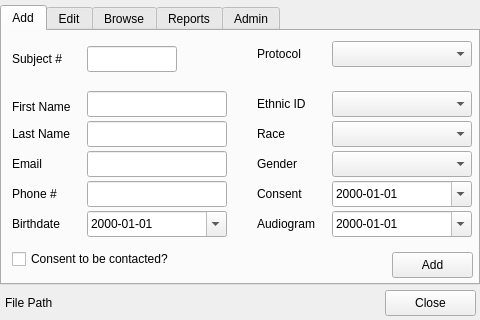
<?xml version="1.0" encoding="UTF-8"?>
<ui version="4.0">
 <class>Form</class>
 <widget class="QWidget" name="Form">
  <property name="geometry">
   <rect>
    <x>0</x>
    <y>0</y>
    <width>480</width>
    <height>320</height>
   </rect>
  </property>
  <property name="windowTitle">
   <string>Form</string>
  </property>
  <widget class="QTabWidget" name="tabWidget">
   <property name="geometry">
    <rect>
     <x>0</x>
     <y>5</y>
     <width>480</width>
     <height>280</height>
    </rect>
   </property>
   <property name="currentIndex">
    <number>0</number>
   </property>
   <widget class="QWidget" name="tab">
    <attribute name="title">
     <string>Add</string>
    </attribute>
    <widget class="QLabel" name="label">
     <property name="geometry">
      <rect>
       <x>10</x>
       <y>65</y>
       <width>80</width>
       <height>21</height>
      </rect>
     </property>
     <property name="text">
      <string>First Name</string>
     </property>
    </widget>
    <widget class="QLabel" name="label_2">
     <property name="geometry">
      <rect>
       <x>10</x>
       <y>95</y>
       <width>80</width>
       <height>16</height>
      </rect>
     </property>
     <property name="text">
      <string>Last Name</string>
     </property>
    </widget>
    <widget class="QLabel" name="label_3">
     <property name="geometry">
      <rect>
       <x>10</x>
       <y>125</y>
       <width>80</width>
       <height>16</height>
      </rect>
     </property>
     <property name="text">
      <string>Email</string>
     </property>
    </widget>
    <widget class="QLabel" name="label_4">
     <property name="geometry">
      <rect>
       <x>10</x>
       <y>155</y>
       <width>80</width>
       <height>16</height>
      </rect>
     </property>
     <property name="text">
      <string>Phone #</string>
     </property>
    </widget>
    <widget class="QLabel" name="label_5">
     <property name="geometry">
      <rect>
       <x>10</x>
       <y>185</y>
       <width>80</width>
       <height>16</height>
      </rect>
     </property>
     <property name="text">
      <string>Birthdate</string>
     </property>
    </widget>
    <widget class="QLabel" name="label_6">
     <property name="geometry">
      <rect>
       <x>10</x>
       <y>20</y>
       <width>80</width>
       <height>16</height>
      </rect>
     </property>
     <property name="text">
      <string>Subject #</string>
     </property>
    </widget>
    <widget class="QDateEdit" name="add_birthdate_dateEdit">
     <property name="geometry">
      <rect>
       <x>85</x>
       <y>180</y>
       <width>140</width>
       <height>26</height>
      </rect>
     </property>
     <property name="displayFormat">
      <string>yyyy-MM-dd</string>
     </property>
     <property name="calendarPopup">
      <bool>true</bool>
     </property>
    </widget>
    <widget class="QLabel" name="label_7">
     <property name="geometry">
      <rect>
       <x>255</x>
       <y>65</y>
       <width>80</width>
       <height>16</height>
      </rect>
     </property>
     <property name="text">
      <string>Ethnic ID</string>
     </property>
    </widget>
    <widget class="QLabel" name="label_8">
     <property name="geometry">
      <rect>
       <x>255</x>
       <y>95</y>
       <width>80</width>
       <height>16</height>
      </rect>
     </property>
     <property name="text">
      <string>Race</string>
     </property>
    </widget>
    <widget class="QLabel" name="label_9">
     <property name="geometry">
      <rect>
       <x>255</x>
       <y>125</y>
       <width>80</width>
       <height>16</height>
      </rect>
     </property>
     <property name="text">
      <string>Gender</string>
     </property>
    </widget>
    <widget class="QLabel" name="label_10">
     <property name="geometry">
      <rect>
       <x>255</x>
       <y>155</y>
       <width>80</width>
       <height>16</height>
      </rect>
     </property>
     <property name="text">
      <string>Consent</string>
     </property>
    </widget>
    <widget class="QLabel" name="label_11">
     <property name="geometry">
      <rect>
       <x>255</x>
       <y>185</y>
       <width>80</width>
       <height>16</height>
      </rect>
     </property>
     <property name="text">
      <string>Audiogram</string>
     </property>
    </widget>
    <widget class="QCheckBox" name="add_contact_add_checkBox">
     <property name="geometry">
      <rect>
       <x>10</x>
       <y>215</y>
       <width>221</width>
       <height>26</height>
      </rect>
     </property>
     <property name="text">
      <string>Consent to be contacted?</string>
     </property>
    </widget>
    <widget class="QDateEdit" name="add_audiogram_dateEdit">
     <property name="geometry">
      <rect>
       <x>330</x>
       <y>180</y>
       <width>140</width>
       <height>26</height>
      </rect>
     </property>
     <property name="displayFormat">
      <string>yyyy-MM-dd</string>
     </property>
     <property name="calendarPopup">
      <bool>true</bool>
     </property>
    </widget>
    <widget class="QDateEdit" name="add_consent_dateEdit">
     <property name="geometry">
      <rect>
       <x>330</x>
       <y>150</y>
       <width>140</width>
       <height>26</height>
      </rect>
     </property>
     <property name="displayFormat">
      <string>yyyy-MM-dd</string>
     </property>
     <property name="calendarPopup">
      <bool>true</bool>
     </property>
    </widget>
    <widget class="QLineEdit" name="add_name_first_lineEdit">
     <property name="geometry">
      <rect>
       <x>85</x>
       <y>60</y>
       <width>140</width>
       <height>26</height>
      </rect>
     </property>
    </widget>
    <widget class="QLineEdit" name="add_name_last_lineEdit">
     <property name="geometry">
      <rect>
       <x>85</x>
       <y>90</y>
       <width>140</width>
       <height>26</height>
      </rect>
     </property>
    </widget>
    <widget class="QLineEdit" name="add_email_lineEdit">
     <property name="geometry">
      <rect>
       <x>85</x>
       <y>120</y>
       <width>140</width>
       <height>26</height>
      </rect>
     </property>
    </widget>
    <widget class="QLineEdit" name="add_phone_lineEdit">
     <property name="geometry">
      <rect>
       <x>85</x>
       <y>150</y>
       <width>140</width>
       <height>26</height>
      </rect>
     </property>
    </widget>
    <widget class="QLineEdit" name="add_subject_lineEdit">
     <property name="geometry">
      <rect>
       <x>85</x>
       <y>15</y>
       <width>90</width>
       <height>26</height>
      </rect>
     </property>
    </widget>
    <widget class="QComboBox" name="add_ethnic_id_comboBox">
     <property name="geometry">
      <rect>
       <x>330</x>
       <y>60</y>
       <width>140</width>
       <height>26</height>
      </rect>
     </property>
    </widget>
    <widget class="QComboBox" name="add_race_comboBox">
     <property name="geometry">
      <rect>
       <x>330</x>
       <y>90</y>
       <width>140</width>
       <height>26</height>
      </rect>
     </property>
    </widget>
    <widget class="QComboBox" name="add_gender_comboBox">
     <property name="geometry">
      <rect>
       <x>330</x>
       <y>120</y>
       <width>140</width>
       <height>26</height>
      </rect>
     </property>
    </widget>
    <widget class="QPushButton" name="add_pushButton">
     <property name="geometry">
      <rect>
       <x>390</x>
       <y>221</y>
       <width>81</width>
       <height>26</height>
      </rect>
     </property>
     <property name="text">
      <string>Add</string>
     </property>
    </widget>
    <widget class="QLabel" name="label_12">
     <property name="geometry">
      <rect>
       <x>255</x>
       <y>15</y>
       <width>80</width>
       <height>16</height>
      </rect>
     </property>
     <property name="text">
      <string>Protocol</string>
     </property>
    </widget>
    <widget class="QComboBox" name="add_protocol_comboBox">
     <property name="geometry">
      <rect>
       <x>330</x>
       <y>10</y>
       <width>140</width>
       <height>26</height>
      </rect>
     </property>
    </widget>
   </widget>
   <widget class="QWidget" name="tab_2">
    <attribute name="title">
     <string>Edit</string>
    </attribute>
    <widget class="QComboBox" name="edit_uid_comboBox">
     <property name="geometry">
      <rect>
       <x>305</x>
       <y>10</y>
       <width>121</width>
       <height>26</height>
      </rect>
     </property>
    </widget>
    <widget class="QLineEdit" name="edit_ieee_lineEdit">
     <property name="geometry">
      <rect>
       <x>270</x>
       <y>45</y>
       <width>200</width>
       <height>26</height>
      </rect>
     </property>
    </widget>
    <widget class="QLineEdit" name="cuny_lineEdit">
     <property name="geometry">
      <rect>
       <x>270</x>
       <y>75</y>
       <width>200</width>
       <height>26</height>
      </rect>
     </property>
    </widget>
    <widget class="QLineEdit" name="edit_hint_lineEdit">
     <property name="geometry">
      <rect>
       <x>270</x>
       <y>105</y>
       <width>200</width>
       <height>26</height>
      </rect>
     </property>
    </widget>
    <widget class="QLineEdit" name="edit_notes_lineEdit">
     <property name="geometry">
      <rect>
       <x>270</x>
       <y>165</y>
       <width>200</width>
       <height>52</height>
      </rect>
     </property>
    </widget>
    <widget class="QLineEdit" name="edit_cid_lineEdit">
     <property name="geometry">
      <rect>
       <x>270</x>
       <y>135</y>
       <width>200</width>
       <height>26</height>
      </rect>
     </property>
    </widget>
    <widget class="QLabel" name="label_14">
     <property name="geometry">
      <rect>
       <x>225</x>
       <y>140</y>
       <width>80</width>
       <height>16</height>
      </rect>
     </property>
     <property name="text">
      <string>CID</string>
     </property>
    </widget>
    <widget class="QLabel" name="label_16">
     <property name="geometry">
      <rect>
       <x>225</x>
       <y>50</y>
       <width>80</width>
       <height>16</height>
      </rect>
     </property>
     <property name="text">
      <string>IEEE</string>
     </property>
    </widget>
    <widget class="QLabel" name="label_17">
     <property name="geometry">
      <rect>
       <x>225</x>
       <y>80</y>
       <width>80</width>
       <height>16</height>
      </rect>
     </property>
     <property name="text">
      <string>CUNY</string>
     </property>
    </widget>
    <widget class="QLabel" name="label_18">
     <property name="geometry">
      <rect>
       <x>225</x>
       <y>110</y>
       <width>80</width>
       <height>16</height>
      </rect>
     </property>
     <property name="text">
      <string>HINT</string>
     </property>
    </widget>
    <widget class="QLabel" name="label_19">
     <property name="geometry">
      <rect>
       <x>225</x>
       <y>170</y>
       <width>80</width>
       <height>16</height>
      </rect>
     </property>
     <property name="text">
      <string>Notes</string>
     </property>
    </widget>
    <widget class="QCheckBox" name="edit_contact_checkBox">
     <property name="geometry">
      <rect>
       <x>10</x>
       <y>215</y>
       <width>221</width>
       <height>26</height>
      </rect>
     </property>
     <property name="text">
      <string>Consent to be contacted?</string>
     </property>
    </widget>
    <widget class="QPushButton" name="edit_save_pushButton">
     <property name="geometry">
      <rect>
       <x>390</x>
       <y>221</y>
       <width>81</width>
       <height>26</height>
      </rect>
     </property>
     <property name="text">
      <string>Save</string>
     </property>
    </widget>
    <widget class="QLineEdit" name="edit_search_lineEdit">
     <property name="geometry">
      <rect>
       <x>79</x>
       <y>10</y>
       <width>126</width>
       <height>26</height>
      </rect>
     </property>
    </widget>
    <widget class="QLabel" name="label_20">
     <property name="geometry">
      <rect>
       <x>5</x>
       <y>15</y>
       <width>80</width>
       <height>16</height>
      </rect>
     </property>
     <property name="text">
      <string>Search:</string>
     </property>
    </widget>
    <widget class="QLabel" name="label_21">
     <property name="geometry">
      <rect>
       <x>230</x>
       <y>15</y>
       <width>80</width>
       <height>16</height>
      </rect>
     </property>
     <property name="text">
      <string>Subject #</string>
     </property>
    </widget>
    <widget class="QGroupBox" name="groupBox">
     <property name="geometry">
      <rect>
       <x>0</x>
       <y>40</y>
       <width>216</width>
       <height>126</height>
      </rect>
     </property>
     <property name="title">
      <string/>
     </property>
     <widget class="QLabel" name="edit_name_label">
      <property name="geometry">
       <rect>
        <x>10</x>
        <y>10</y>
        <width>196</width>
        <height>16</height>
       </rect>
      </property>
      <property name="text">
       <string>Name</string>
      </property>
     </widget>
     <widget class="QLabel" name="edit_email_label">
      <property name="geometry">
       <rect>
        <x>10</x>
        <y>40</y>
        <width>196</width>
        <height>16</height>
       </rect>
      </property>
      <property name="text">
       <string>Email</string>
      </property>
     </widget>
     <widget class="QLabel" name="edit_phone_label">
      <property name="geometry">
       <rect>
        <x>10</x>
        <y>70</y>
        <width>196</width>
        <height>16</height>
       </rect>
      </property>
      <property name="text">
       <string>Phone</string>
      </property>
     </widget>
     <widget class="QLabel" name="edit_protocol_label_2">
      <property name="geometry">
       <rect>
        <x>10</x>
        <y>100</y>
        <width>196</width>
        <height>16</height>
       </rect>
      </property>
      <property name="text">
       <string>Protocol</string>
      </property>
     </widget>
    </widget>
   </widget>
   <widget class="QWidget" name="tab_5">
    <attribute name="title">
     <string>Browse</string>
    </attribute>
    <widget class="QColumnView" name="columnView">
     <property name="geometry">
      <rect>
       <x>0</x>
       <y>25</y>
       <width>471</width>
       <height>226</height>
      </rect>
     </property>
    </widget>
   </widget>
   <widget class="QWidget" name="tab_4">
    <attribute name="title">
     <string>Reports</string>
    </attribute>
    <widget class="QListView" name="listView">
     <property name="geometry">
      <rect>
       <x>0</x>
       <y>0</y>
       <width>126</width>
       <height>251</height>
      </rect>
     </property>
    </widget>
   </widget>
   <widget class="QWidget" name="tab_3">
    <attribute name="title">
     <string>Admin</string>
    </attribute>
   </widget>
  </widget>
  <widget class="QPushButton" name="close_pushButton">
   <property name="geometry">
    <rect>
     <x>385</x>
     <y>290</y>
     <width>91</width>
     <height>26</height>
    </rect>
   </property>
   <property name="text">
    <string>Close</string>
   </property>
  </widget>
  <widget class="QLabel" name="filePath_label">
   <property name="geometry">
    <rect>
     <x>5</x>
     <y>295</y>
     <width>376</width>
     <height>16</height>
    </rect>
   </property>
   <property name="text">
    <string>File Path</string>
   </property>
  </widget>
 </widget>
 <resources/>
 <connections>
  <connection>
   <sender>close_pushButton</sender>
   <signal>clicked()</signal>
   <receiver>Form</receiver>
   <slot>close()</slot>
   <hints>
    <hint type="sourcelabel">
     <x>467</x>
     <y>341</y>
    </hint>
    <hint type="destinationlabel">
     <x>424</x>
     <y>335</y>
    </hint>
   </hints>
  </connection>
 </connections>
</ui>
